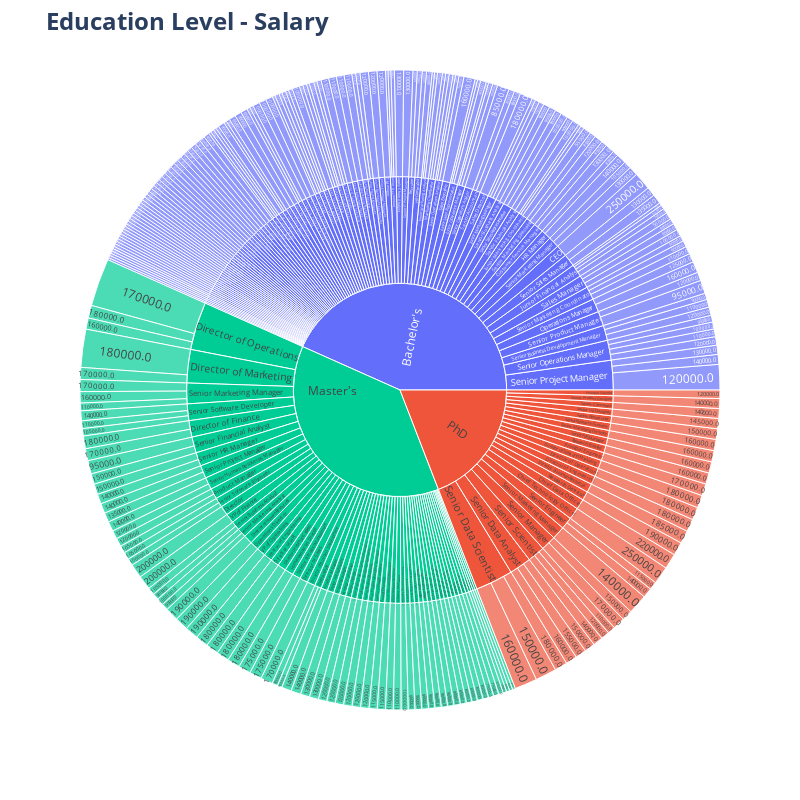

Notebook code cell kept with this figure:
### Code cell
fig = px.sunburst(df, path=['Education Level', 'Job Title', 'Salary'], color='Education Level', values='Salary')
fig.update_layout(title='<b> Education Level - Salary </b>', title_font={'size':24}, autosize=False, width=800, height=800)
fig.update_traces(insidetextorientation='radial')

fig.show()

### Figure 1 — Plotly figure (JSON) as saved in the notebook; plotly's stock layout.template omitted (floating-point values rounded to 4 significant figures; data arrays with more than 128 entries replaced by an {"elided": "..."} marker saying what was removed)
{"data": [{"branchvalues": "total", "customdata": {"elided": "459x1 str values"}, "domain": {"x": [0, 1], "y": [0, 1]}, "hovertemplate": "labels=%{label}<br>Salary=%{value}<br>parent=%{parent}<br>id=%{id}<br>Education Level=%{customdata[0]}<extra></extra>", "ids": {"elided": "459 str values"}, "insidetextorientation": "radial", "labels": {"elided": "459 str values"}, "marker": {"colors": {"elided": "459 str values"}}, "name": "", "parents": {"elided": "459 str values"}, "type": "sunburst", "values": {"elided": "459 int values"}}], "layout": {"autosize": false, "height": 800, "legend": {"tracegroupgap": 0}, "margin": {"t": 60}, "title": {"font": {"size": 24}, "text": "<b> Education Level - Salary </b>"}, "width": 800}}
